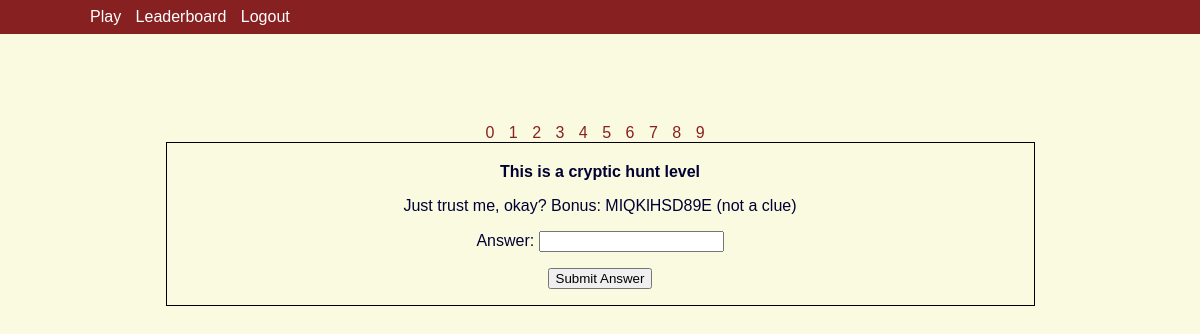
Page /level/0 (signed in) on the committed database.
### hunt/models.py (models this page shows, shortened)
class Level(models.Model):
    level_title = models.CharField(max_length=30)
    description = models.TextField()
    level_number = models.IntegerField(primary_key=True)
    answer1 = models.CharField(max_length=20)
    answer2 = models.CharField(max_length=20)
    answer3 = models.CharField(max_length=20)

### hunt/views.py (the view, shortened to what this page needs)
# urls.py: url(r'^level/(?P<level_number>\d+)/?$', views.level, name="level"),
def level(request, level_number):
    print(level_number)
    print(len(Level.objects.all()))
    if int(level_number) >= len(Level.objects.all()):
        return render(request, 'finished.html', {})
    if request.user.is_authenticated() and request.user.profile.level >= int(level_number): # if the user level isn't high enough to access this level
        current_level = get_object_or_404(Level, level_number=level_number) # then they will simply be redirected to play which redirects them to the latest unsolved level
        possible_answers = [current_level.answer1, current_level.answer2, current_level.answer3]
        acccessible_levels = Level.objects.filter(level_number=request.user.profile.level)
        if request.method == "GET":
            form = SubmissionForm()
            return render(request, 'level.html', {'userlevel' : request.user.profile.level, 'level' : current_level, 'form' : form})
    else:
        print("XASD")
        return redirect('play')

### hunt/forms.py
class SubmissionForm(forms.Form):
	answer = forms.CharField()

### hunt/templates/level.html (shortened to what this page needs)
{% extends 'base.html' %}
{% block 'content' %}
<div class="links">
<span class="link">
	<a href="/level/0">0</a>
</span>
{% with ''|center:userlevel as range %}
{% for i in range %}
<span class="link">
	<a href="/level/{{forloop.counter}}">{{forloop.counter}}</a>
</span>
{% endfor %}
{% endwith %}
</div>
<div class="level">
<b>{{level.level_title}}</b>
<p>
{{level.description|safe}}
</p>
<form method="post">
		{{ form.as_p }}
		<button type="submit">Submit Answer</button>
	</form>
	</div>
{% endblock %}

### hunt/static/index.css (style rules this page uses)
body { margin:0px; padding:0px; color:#000033; font-family: Helvetica; background-color: rgb(250, 250, 225); }
.level { border: 1px solid black; width:85%; margin-left:auto; margin-right:auto; padding-top:20px; text-align:center; }
.link a { text-decoration: none; color:#872121; padding-right: 10px; }

### rows in the picture
Level: level_title "This is a cryptic hunt level", description "Just trust me, okay? Bonus: MIQKlHSD89E (not a clue)"
